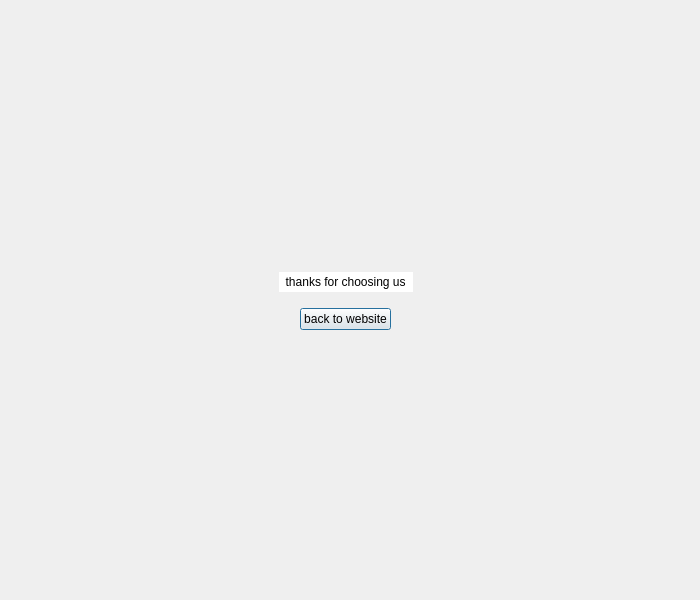
<?xml version="1.0" encoding="UTF-8"?>
<ui version="4.0">
 <class>finish</class>
 <widget class="QDialog" name="finish">
  <property name="geometry">
   <rect>
    <x>0</x>
    <y>0</y>
    <width>700</width>
    <height>600</height>
   </rect>
  </property>
  <property name="sizePolicy">
   <sizepolicy hsizetype="Fixed" vsizetype="Fixed">
    <horstretch>0</horstretch>
    <verstretch>0</verstretch>
   </sizepolicy>
  </property>
  <property name="maximumSize">
   <size>
    <width>700</width>
    <height>600</height>
   </size>
  </property>
  <property name="windowTitle">
   <string>Dialog</string>
  </property>
  <widget class="QWidget" name="back" native="true">
   <property name="geometry">
    <rect>
     <x>0</x>
     <y>10</y>
     <width>691</width>
     <height>581</height>
    </rect>
   </property>
   <property name="styleSheet">
    <string notr="true">#back
{
	border-image: url(:/new/prefix6/635707340795374751-kroger.jpg);
}</string>
   </property>
   <layout class="QVBoxLayout" name="verticalLayout">
    <property name="leftMargin">
     <number>5</number>
    </property>
    <property name="topMargin">
     <number>5</number>
    </property>
    <property name="rightMargin">
     <number>5</number>
    </property>
    <property name="bottomMargin">
     <number>5</number>
    </property>
    <item>
     <spacer name="verticalSpacer">
      <property name="orientation">
       <enum>Qt::Vertical</enum>
      </property>
      <property name="sizeHint" stdset="0">
       <size>
        <width>20</width>
        <height>40</height>
       </size>
      </property>
     </spacer>
    </item>
    <item>
     <layout class="QHBoxLayout" name="horizontalLayout">
      <property name="leftMargin">
       <number>5</number>
      </property>
      <property name="topMargin">
       <number>5</number>
      </property>
      <property name="rightMargin">
       <number>5</number>
      </property>
      <property name="bottomMargin">
       <number>5</number>
      </property>
      <item>
       <spacer name="horizontalSpacer">
        <property name="orientation">
         <enum>Qt::Horizontal</enum>
        </property>
        <property name="sizeHint" stdset="0">
         <size>
          <width>40</width>
          <height>20</height>
         </size>
        </property>
       </spacer>
      </item>
      <item>
       <widget class="QLabel" name="label">
        <property name="styleSheet">
         <string notr="true">background-color:white;
color:black;</string>
        </property>
        <property name="text">
         <string>  thanks for choosing us  </string>
        </property>
       </widget>
      </item>
      <item>
       <spacer name="horizontalSpacer_2">
        <property name="orientation">
         <enum>Qt::Horizontal</enum>
        </property>
        <property name="sizeHint" stdset="0">
         <size>
          <width>40</width>
          <height>20</height>
         </size>
        </property>
       </spacer>
      </item>
     </layout>
    </item>
    <item>
     <layout class="QHBoxLayout" name="horizontalLayout_2">
      <property name="leftMargin">
       <number>5</number>
      </property>
      <property name="topMargin">
       <number>5</number>
      </property>
      <property name="rightMargin">
       <number>5</number>
      </property>
      <property name="bottomMargin">
       <number>5</number>
      </property>
      <item>
       <spacer name="horizontalSpacer_4">
        <property name="orientation">
         <enum>Qt::Horizontal</enum>
        </property>
        <property name="sizeHint" stdset="0">
         <size>
          <width>40</width>
          <height>20</height>
         </size>
        </property>
       </spacer>
      </item>
      <item>
       <widget class="QPushButton" name="pushButton">
        <property name="text">
         <string>back to website</string>
        </property>
       </widget>
      </item>
      <item>
       <spacer name="horizontalSpacer_3">
        <property name="orientation">
         <enum>Qt::Horizontal</enum>
        </property>
        <property name="sizeHint" stdset="0">
         <size>
          <width>40</width>
          <height>20</height>
         </size>
        </property>
       </spacer>
      </item>
     </layout>
    </item>
    <item>
     <spacer name="verticalSpacer_2">
      <property name="orientation">
       <enum>Qt::Vertical</enum>
      </property>
      <property name="sizeHint" stdset="0">
       <size>
        <width>20</width>
        <height>40</height>
       </size>
      </property>
     </spacer>
    </item>
   </layout>
  </widget>
 </widget>
 <resources/>
 <connections/>
</ui>
